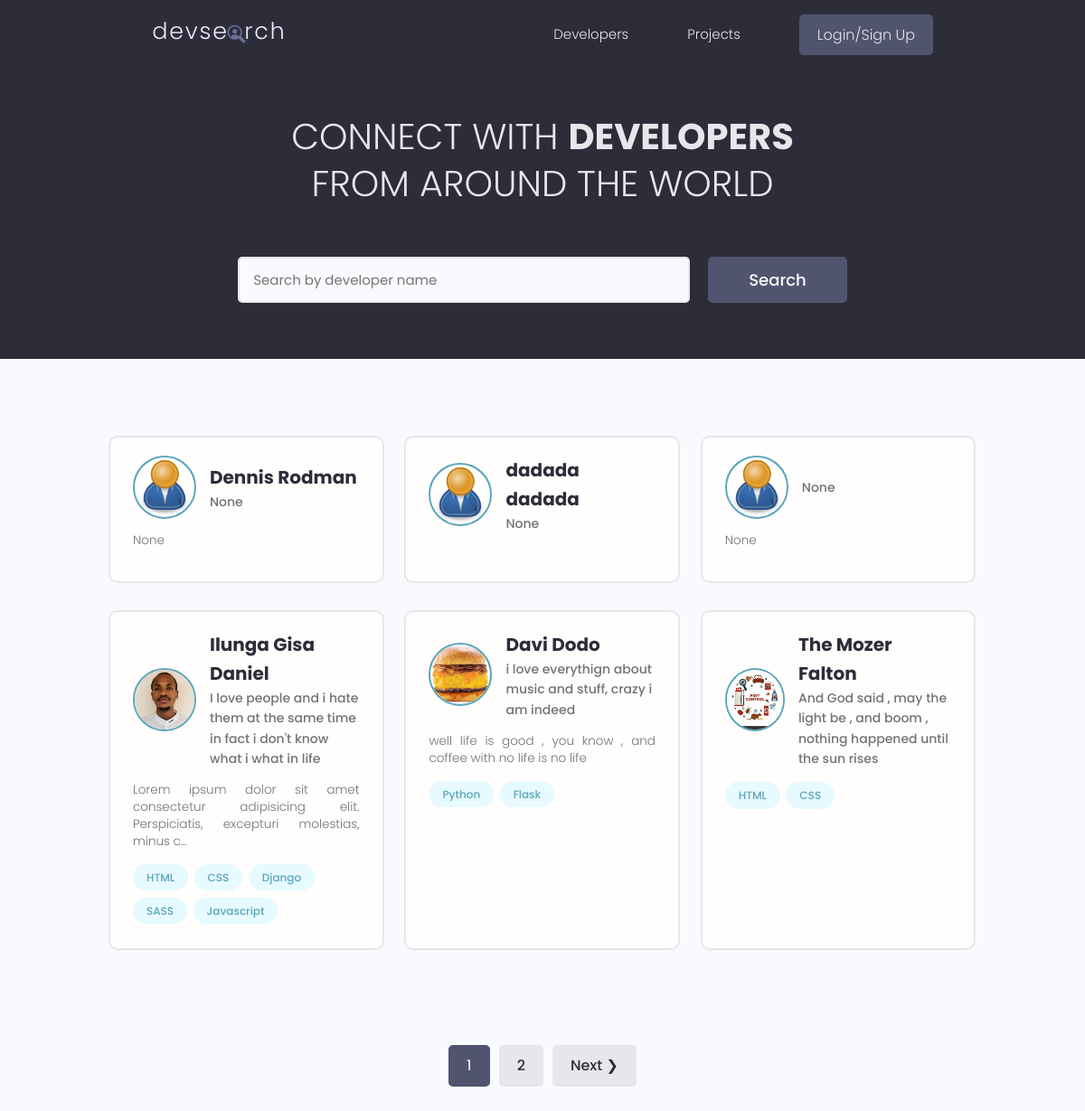
The page / on the database its author committed.
### users/models.py (models this page shows, shortened)
class Profile(models.Model):
    user = models.OneToOneField(User, on_delete=models.CASCADE, null=True, blank=True)
    first_name = models.CharField(max_length=200, blank=True, null=True)
    last_name = models.CharField(max_length=200, blank=True, null=True)
    username = models.CharField(max_length=200, blank=True, null=True)
    location = models.CharField(max_length=200, blank=True, null=True)
    email = models.EmailField(max_length=400, blank=True, null=True)
    short_intro = models.CharField(max_length=400, blank=True, null=True)
    bio = models.TextField(blank=True, null=True)
    profile_image = models.ImageField(null=True, upload_to='user_profile', default='user_profile/user-default.png')
    social_github = models.CharField(max_length=200, blank=True, null=True)
    social_twitter = models.CharField(max_length=200, blank=True, null=True)
    social_linkedin = models.CharField(max_length=200, blank=True, null=True)
    social_website = models.CharField(max_length=200, blank=True, null=True)
    created = models.DateTimeField(auto_now_add=True)
    id = models.UUIDField(default=uuid.uuid4, unique=True, primary_key=True, editable=False)

class Skill(models.Model):
    owner = models.ForeignKey(Profile, on_delete=models.CASCADE, null=True, blank=True)
    name = models.CharField(max_length=200, blank=True, null=True)
    description = models.TextField(blank=True, null=True)
    created = models.DateTimeField(auto_now_add=True)
    id = models.UUIDField(default=uuid.uuid4, unique=True, primary_key=True, editable=False)
    def __str__(self):
        return str(self.name)

### users/views.py (the view)
# urls.py: path('', views.profiles, name='profiles'),
def profiles(request):
    profiles, search_query = search_profiles(request)
    custom_range, profiles = custom_paginator(request, profiles, 6)
    context = {'profiles': profiles, 'search_query': search_query, 'custom_range': custom_range}
    return render(request, 'users/profiles.html', context)

### projects/utils.py (called while the page is built)
def custom_paginator(request, query_set, results):
    page = request.GET.get('page')  # start from the first Page
    paginator = Paginator(query_set, results)
    try:
        query_set = paginator.page(page)
    except PageNotAnInteger:
        page = 1
        query_set = paginator.page(page)
    except EmptyPage:
        page = paginator.num_pages
        query_set = paginator.page(page)
    leftIndex = (int(page) - 4)  # represent the left side of the paginator
    if leftIndex < 1:
        leftIndex = 1
    rightIndex = (int(page) + 5)  # represent the right index of the page
    if rightIndex > paginator.num_pages:
        rightIndex = paginator.num_pages + 1
    custom_range = range(leftIndex, rightIndex)
    return custom_range, query_set

### users/utils.py (called while the page is built)
def search_profiles(request):
    search_query = ''
    if request.GET.get('search_query'):
        search_query = request.GET.get('search_query')
    skills = Skill.objects.filter(name__icontains=search_query)
    profiles = Profile.objects.distinct().filter(
        Q(first_name__icontains=search_query) |
        Q(last_name__icontains=search_query) |
        Q(short_intro__icontains=search_query) |
        Q(skill__in=skills)
    )
    return profiles, search_query

### users/templates/users/profiles.html (shortened to what this page needs)
{% extends 'base.html' %}
{% block content %}
    <main class="home">
        <section class="hero-section text-center">
            <div class="container container--narrow">
                <div class="hero-section__box">
                    <h2>CONNECT WITH <span>DEVELOPERS</span></h2>
                    <h2>FROM AROUND THE WORLD</h2>
                </div>
                <div class="hero-section__search">
                    <form id="searchForm" class="form" action="" method="get">
                        <div class="form__field">
                            <input class="input input--text" id="formInput#search" type="text" name="search_query"
                                   value='{{ search_query }}' placeholder="Search by developer name"/>
                        </div>
                        <input class="btn btn--sub btn--lg" type="submit" value="Search"/>
                    </form>
                </div>
            </div>
        </section>
        <section class="devlist">
            <div class="container">
                <div class="grid grid--three">
                    {% for profile in profiles %}
                        <div class="column card">
                            <div class="dev">
                                <a href="{% url 'users:user_profile' profile.pk %}" class="card__body">
                                    <div class="dev__profile">
                                        <img class="avatar avatar--md"
                                             src="{{ profile.profile_image.url }}" alt="image"/>
                                        <div class="dev__meta">
                                            <h3>{{ profile.first_name }} {{ profile.last_name }}</h3>
                                            <h5>{{ profile.short_intro }}</h5>
                                        </div>
                                    </div>
                                    <p class="dev__info">
                                        {{ profile.bio|truncatechars:100 }}
                                    </p>
                                    <div class="dev__skills">
                                        {% for skill in profile.skill_set.all|slice:5 %}
                                            <span class="tag tag--pill tag--main">
                                        <small>{{ skill }}</small>
                                    </span>
                                        {% endfor %}
                                    </div>
                                </a>
                            </div>
                        </div>
                    {% endfor %}
                </div>
            </div>
        </section>
    {% include 'pagination.html' with query_set=profiles %}
    </main>
{% endblock %}

### static/css/app.css (style rules this page uses)
:root { --color-sub: #2d2d39; }
.btn--sub { background-color: var(--color-sub-light); }
.card { border: 2px solid var(--color-light); }
img { width: 100%; }
.hero-section { height: 40vh; display: flex; align-items: center; background-color: var(--color-sub); }
.hero-section__box { margin-bottom: 4rem; }
.hero-section__box > h2, .hero-section__box > h2 > span { font-size: 4rem; color: var(--color-light); line-height: 1.3; text-transform: uppercase; }
.hero-section__box > h2 { font-weight: 300; }
.hero-section__box > h2 > span { font-weight: 700; }
.hero-section__search > .form { display: flex; align-items: center; justify-content: center; gap: 2rem; }
.hero-section__search > .form input.input--text { width: 50rem; }
.devlist { margin-top: 8rem; }
.devlist .grid { align-items: stretch; }
.devlist .dev .dev__profile { display: flex; align-items: center; gap: 1.5rem; }
.devlist .dev .dev__meta h3 { color: var(--color-sub); font-size: 2rem; font-weight: 700; }
.devlist .dev .dev__meta h5 { color: var(--color-text); font-size: 1.4rem; font-weight: 500; }
.devlist .dev .dev__info { margin: 1.5rem 0; font-size: 1.35rem; line-height: 1.4; text-align: justify; }

### static/uikit/styles/modules/_variables.css (style rules this page uses)
:root { --color-main: #5aa5b9; --color-main-light: #e6faff; --color-sub: #3f4156; --color-sub-light: #51546e; --color-sub-lighter: #ededfd; --color-text: #737373; --color-gray: #8b8b8b; --color-light: #e5e7eb; --color-light-gray: #767676; --color-bg: #f8fafd; --color-white: #fffefd; --color-white-light: #f3f3f3; --color-success: #359e64; --color-success-bg: #def8e8; --color-error: #fc4b0b; --color-error-bg: #fff2ee; --font-base: 'Poppins', arial, helvetica, 'Segoe UI', roboto, ubuntu, sans-serif; --font-monospace: 'Fira Code', 'Courier New', courier, monospace; --font-regular: 300; --font-medium: 500; --font-bold: 700; --generic-shadow: 1px 1px 5px #00000010; --generic-transition: all 0.3s ease-in-out; }

### static/uikit/styles/modules/_base.css (style rules this page uses)
* { margin: 0; padding: 0; box-sizing: border-box; text-rendering: optimizeLegibility; color: inherit; font-size: inherit; }
html { font-size: 50%; }
@media only screen and (min-width: 480px) { html { font-size: 56.25%; } }
@media only screen and (min-width: 1200px) { html { font-size: 62.5%; } }
body { line-height: 1.6; font-weight: 400; font-size: 1.5rem; color: var(--color-text); background-color: var(--color-bg); min-height: 100vh; }

### static/uikit/styles/modules/_typography.css (style rules this page uses)
* { font-family: var(--font-base); }
h2 { font-size: 3.6rem; font-weight: var(--font-bold); }
h3 { font-size: 3.2rem; font-weight: var(--font-medium); }
h5 { font-size: 2.4rem; font-weight: var(--font-medium); }
h5, h6 { font-weight: var(--font-regular); }
p, span, strong { font-size: 1.6rem; color: var(--color-text); font-weight: var(--font-regular); }
a { padding-bottom: 2px; text-decoration: none; display: inline-block; color: var(--color-main); font-weight: var(--font-medium); }

### static/uikit/styles/modules/_utilities.css (style rules this page uses)
.container { width: 92%; max-width: 165rem; margin: 0 auto; box-sizing: border-box; }
.container--narrow { width: 92%; max-width: 120rem; }
@media screen and (min-width: 1000px) { .container { width: 90%; } }
@media screen and (min-width: 1000px) { .container--narrow { width: 85%; } }
@media screen and (min-width: 1200px) { .container { width: 80%; } }
@media screen and (min-width: 1200px) { .container--narrow { width: 72%; } }
.text-center { text-align: center; }

### static/uikit/styles/modules/_avatar.css (style rules this page uses)
.avatar { border-radius: 50%; border: 2px solid var(--color-main); object-fit: cover; }
.avatar--md { height: 7rem; width: 7rem; }

### static/uikit/styles/modules/_button.css (style rules this page uses)
.btn { display: inline-block; position: relative; cursor: pointer; background-color: var(--color-light); font-weight: var(--font-medium); color: var(--color-sub); text-decoration: none; padding: 1rem 2rem; border-radius: 0.5rem; border: none; width: -webkit-fit-content; width: -moz-fit-content; width: fit-content; height: -webkit-fit-content; height: -moz-fit-content; height: fit-content; font-size: 1.6rem; outline-width: 0; outline-color: transparent; -webkit-backface-visibility: hidden; backface-visibility: hidden; transition: all 0.3s ease-in-out; }
.btn--sub { background-color: var(--color-sub); color: var(--color-white); }
.btn--lg { font-size: 1.8rem; padding: 1.2rem 4.5rem; }

### static/uikit/styles/modules/_card.css (style rules this page uses)
.card { border-radius: 1rem; background-color: var(--color-white); border: 1.5px solid var(--color-light); width: auto; height: auto; margin-top: 0.5rem; margin-bottom: 0.5rem; overflow: hidden; }
.card__body, .card__header { padding: 2rem 2.5rem; }

### rows shown on the page
Profile: profile_image (placeholder picture), first_name "Dennis", last_name "Rodman", short_intro "None", bio "None"
Profile: profile_image (placeholder picture), first_name "dadada", last_name "dadada", short_intro "None"
Profile: profile_image (placeholder picture), short_intro "None", bio "None"
Profile: profile_image (picture), first_name "Ilunga", last_name "Gisa Daniel", short_intro "I love people and i hate them at the same time in fact i don't know what i what in life", bio "Lorem ipsum dolor sit amet consectetur adipisicing elit. Perspiciatis, excepturi molestias, minus c…"
Skill: name "HTML"
Skill: name "CSS"
Skill: name "Django"
Skill: name "SASS"
Skill: name "Javascript"
Profile: profile_image (picture), first_name "Davi", last_name "Dodo", short_intro "i love everythign about music and stuff, crazy i am indeed", bio "well life is good , you know , and coffee with no life is no life"
Skill: name "Python"
Skill: name "Flask"
Profile: profile_image (picture), first_name "The", last_name "Mozer Falton", short_intro "And God said , may the light be , and boom , nothing happened until the sun rises"
Skill: name "HTML"
Skill: name "CSS"

### other values the page prints
{{ page }} "1"
{{ page }} "2"
